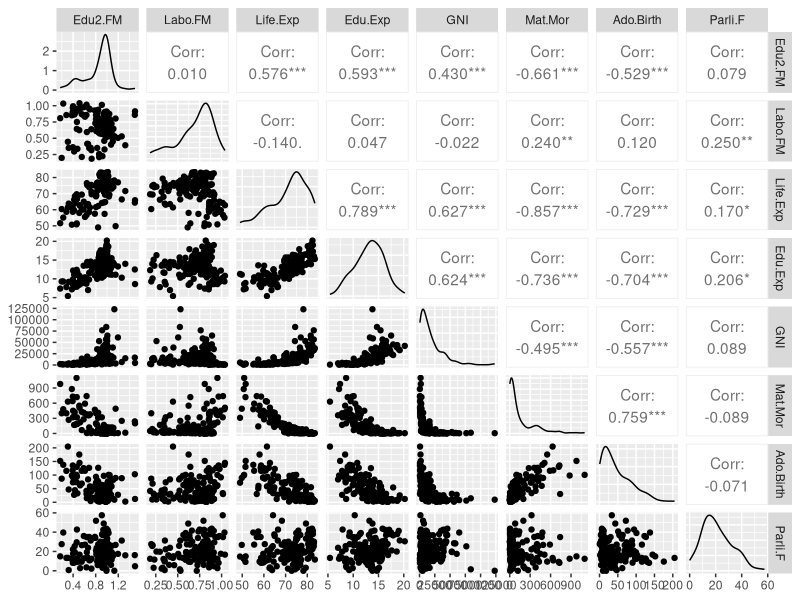
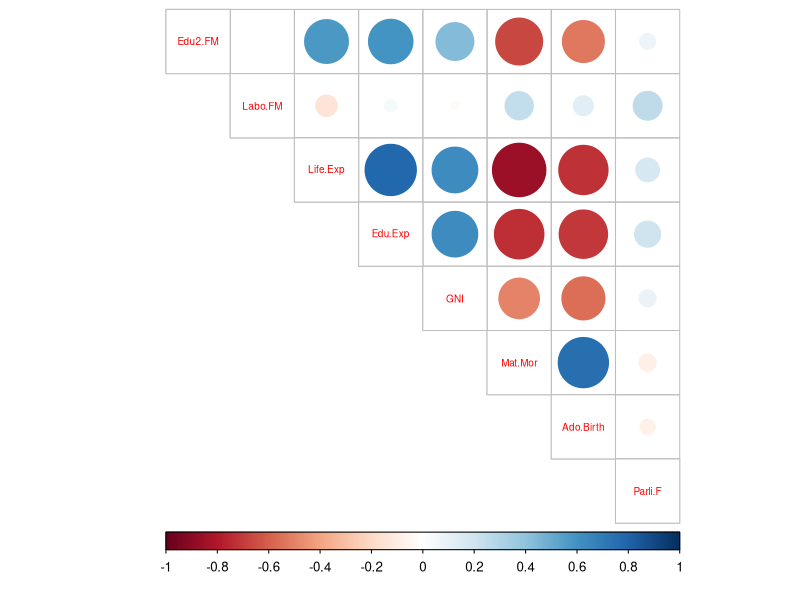
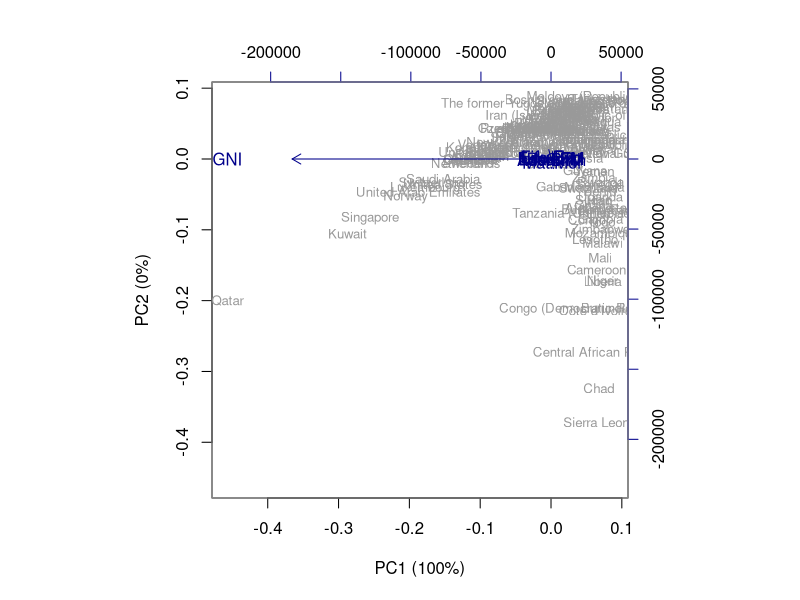
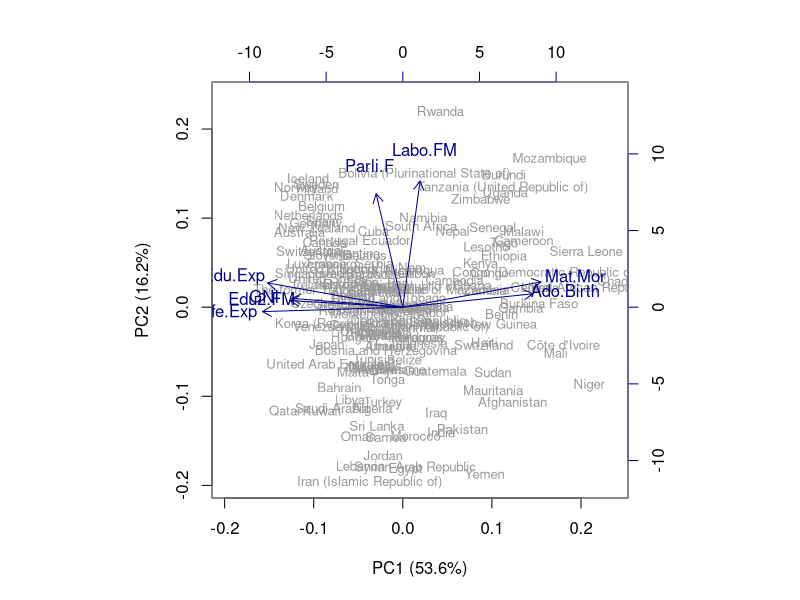

Here is the R script that generated these plots, in order:
## ---- chunk 1

# load libraries
library(dplyr)
library(readr)

# load the data
human <- read_csv("data/human.csv")

# print out structure and dimenstions
str(human)

## ---- chunk 2

# move the country names to row names
library(tibble)
human <- column_to_rownames(human, "Country")

## ---- chunk 3
# print out summaries
summary(human)

## ---- chunk 4

# Access GGally
library(GGally)

# visualize the 'human_' variables
ggpairs(human, progress = FALSE)

# Access corrplot
library(corrplot)

# compute the correlation matrix and visualize it with corrplot
cor(human) %>% corrplot(method="circle", type="upper", cl.pos="b", tl.pos = "d", tl.cex=0.6)

## ---- chunk 5

# perform principal component analysis (with the SVD method)
pca_human <- prcomp(human)

# print out the summary of the pca
s <- summary(pca_human)
s

# rounded percentanges of variance captured by each PC
pca_pr <- round(100*s$importance[2, ], digits = 1)

# create object pc_lab to be used as axis labels
pc_lab <- paste0(names(pca_pr), " (", pca_pr, "%)")

# draw a biplot
biplot(pca_human, cex = c(0.8, 1), col = c("grey60", "darkblue"), xlab = pc_lab[1], ylab = pc_lab[2])

## ---- chunk 6

# standardize the variables
human_std <- scale(human)

# print out the summaries of the standardized variables
summary(human_std)

# perform principal component analysis (with the SVD method)
pca_human_std <- prcomp(human_std)

# print out the summary of the pca
s_std <- summary(pca_human_std)
s_std

# rounded percentanges of variance captured by each PC
pca_pr_std <- round(100*s_std$importance[2, ], digits = 1)

# create object pc_lab to be used as axis labels
pc_lab_std <- paste0(names(pca_pr_std), " (", pca_pr_std, "%)")

# draw a biplot
biplot(pca_human_std, cex = c(0.8, 1), col = c("grey60", "darkblue"), xlab = pc_lab_std[1], ylab = pc_lab_std[2])

